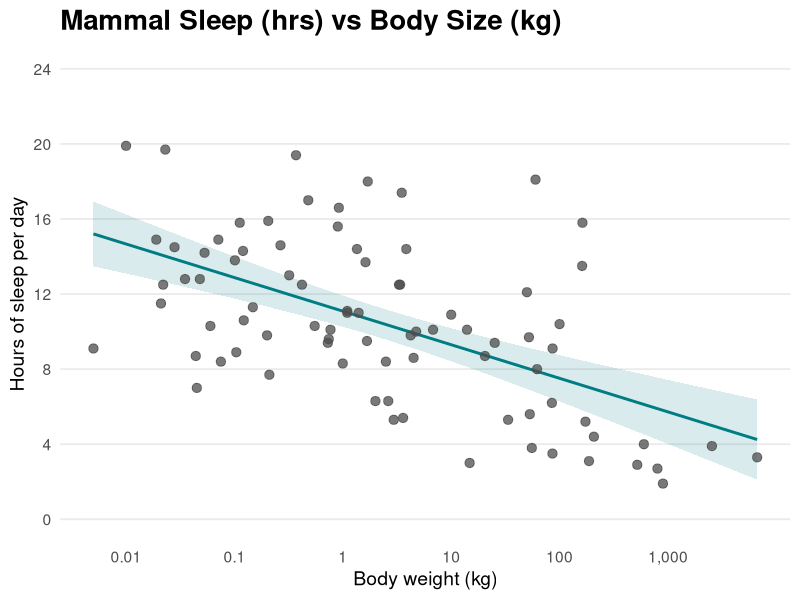
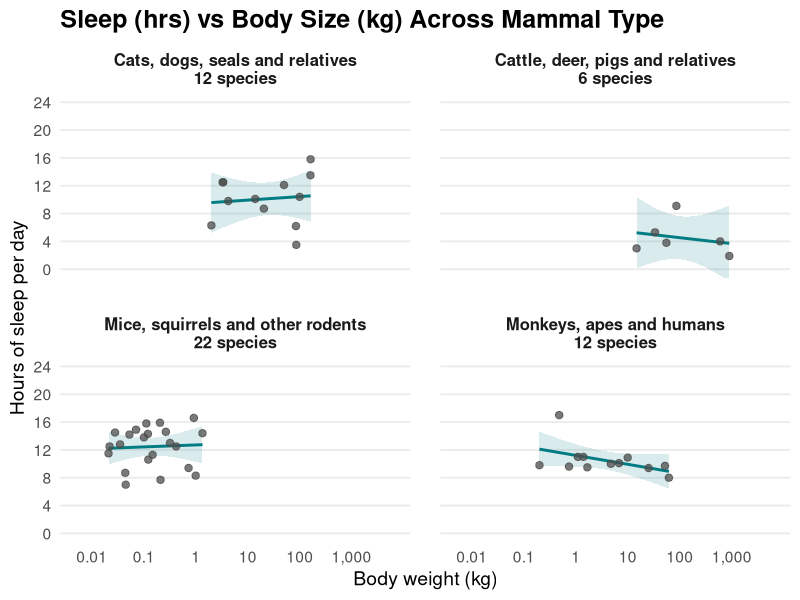

Reproduce these figures in R, in order.
## ---- chunk 1
# Visualization 1: body size and daily sleep in mammals
# Data: ggplot2::msleep
# Source: https://ggplot2.tidyverse.org/reference/msleep.html
# Sleep and weight data: Savage & West (2007), doi:10.1073/pnas.0610080104


#calling msleep function from package
library(ggplot2)

sleep_data <- ggplot2::msleep

sleep_plot_1 <- ggplot(sleep_data, aes(x = bodywt, y = sleep_total)) +
  # Draw the teal line and confidence band behind the points.
  geom_smooth(
    method = "lm",
    formula = y ~ x,
    se = TRUE,
    level = 0.95,
    colour = "#007C83",
    fill = "#007C83",
    alpha = 0.15
  ) +
  # Match the points in the second plot.
  geom_point(size = 2.8, alpha = 0.75, colour = "grey30") +

  # Each labelled step represents a tenfold increase in weight.
  scale_x_log10(
    breaks = c(0.01, 0.1, 1, 10, 100, 1000),
    labels = c("0.01", "0.1", "1", "10", "100", "1,000")
  ) +
  scale_y_continuous(breaks = seq(0, 24, 4)) +
  coord_cartesian(
    xlim = range(sleep_data$bodywt),
    ylim = c(0, 24)
  ) +

  labs(
    title = "Mammal Sleep (hrs) vs Body Size (kg)",
    x = "Body weight (kg)",
    y = "Hours of sleep per day" ) +

  # Match the second plot's theme and text sizes.
  theme_minimal(base_size = 14) +
  theme(
    panel.grid.minor = element_blank(),
    panel.grid.major.x = element_blank(),
    plot.title = element_text(face = "bold", size = 20),
    plot.subtitle = element_text(size = 12),
    plot.caption = element_text(hjust = 0, size = 10)
  )

print(sleep_plot_1)
## ---- chunk 2
#| message: false
#count the types of animal in the 'orders' (e.g. rodent, primate)
#then only take ones with greater than 6 animals
#then make new column with the n of the animal beside the order
#make animal names explicit for public readers


library("dplyr")

sleep_by_order <- sleep_data |>
  add_count(order, name = "n") |>
  filter(n >= 6) |>
  mutate(
    group_name = case_when(
      order == "Artiodactyla" ~ "Cattle, deer, pigs and relatives",
      order == "Carnivora" ~ "Cats, dogs, seals and relatives",
      order == "Primates" ~ "Monkeys, apes and humans",
      order == "Rodentia" ~ "Mice, squirrels and other rodents",
      TRUE ~ order
    ),
    order_label = paste0(group_name, "\n", n, " species"))

#then repeat plotting process from step 1 but now broken down by the types of mammal
sleep_plot_2_public <- ggplot(
  sleep_by_order,
  aes(x = bodywt, y = sleep_total)
) +
  # Fit a separate line in each panel.
  # Draw the band first so it sits behind the dots.
  # With the log scale below, the model uses log10(body weight).
  geom_smooth(
    method = "lm", formula = y ~ x,
    se = TRUE, level = 0.95,
    colour = "#007C83", fill = "#007C83", alpha = 0.15
  ) +
  # Each dot represents one species.
  geom_point(size = 2.2, alpha = 0.75, colour = "grey30") +



  # Use the same axes in every panel so comparisons remain fair.
  facet_wrap(~ order_label, ncol = 2, scales = "fixed") +
  scale_x_log10(
    breaks = c(0.01, 0.1, 1, 10, 100, 1000),
    labels = c("0.01", "0.1", "1", "10", "100", "1,000")
  ) +
  scale_y_continuous(breaks = seq(0, 24, 4)) +
  coord_cartesian(
    xlim = range(sleep_data$bodywt),
    ylim = c(0, 24)
  ) +

  # Lead with the takeaway; explain how to read the graph below it.
  labs(
    title = "Sleep (hrs) vs Body Size (kg) Across Mammal Type",
    
    x = "Body weight (kg)",
    y = "Hours of sleep per day",)   +

  # Larger text and light horizontal guides make the panels easier to read.
  theme_minimal(base_size = 14) +
  theme(
    panel.grid.minor = element_blank(),
    panel.grid.major.x = element_blank(),
    strip.text = element_text(face = "bold", size = 12),
    plot.title = element_text(face = "bold", size = 18),
    plot.subtitle = element_text(size = 12),
    plot.caption = element_text(hjust = 0, size = 10),
    panel.spacing = grid::unit(1.5, "lines")
  )

print(sleep_plot_2_public)
